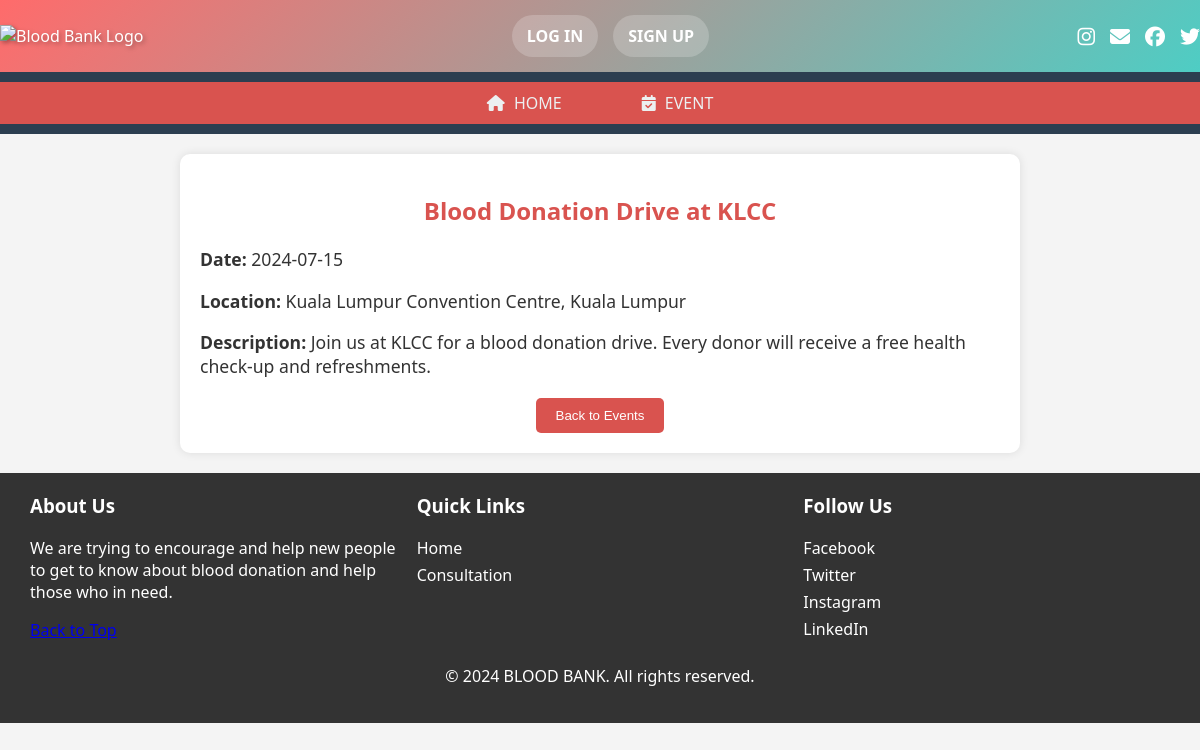
Page /eventDetails.php?id=41 on the committed database.
### tables this page shows
CREATE TABLE `donation_events` (
  `id` int(11) NOT NULL,
  `event_name` varchar(255) NOT NULL,
  `date` date NOT NULL,
  `location` varchar(255) NOT NULL,
  `description` text DEFAULT NULL,
  `Doctor_Email` varchar(255) NOT NULL
);

### eventDetails.php (the view, shortened to what this page needs)
<?php include 'connectDB.php' ?>
<!DOCTYPE html>
<html lang="en">
<head>
    <link rel="stylesheet" href="https://cdnjs.cloudflare.com/ajax/libs/font-awesome/5.15.3/css/all.min.css">
</head>
<body>
    <?php include 'header.php'; ?>
    <div class="event-details">
        <?php
        if (isset($_GET['id'])) {
            $event_id = $_GET['id'];
            $sql = "SELECT * FROM donation_events WHERE id = ?";
            $stmt = $conn->prepare($sql);
            $stmt->bind_param("i", $event_id);
            $stmt->execute();
            $result = $stmt->get_result();
            if ($result->num_rows > 0) {
                $row = $result->fetch_assoc();
                echo "<h2>" . htmlspecialchars($row['event_name']) . "</h2>";
                echo "<p><strong>Date:</strong> " . htmlspecialchars($row['date']) . "</p>";
                echo "<p><strong>Location:</strong> " . htmlspecialchars($row['location']) . "</p>";
                echo "<p><strong>Description:</strong> " . htmlspecialchars($row['description']) . "</p>";
            } else {
                echo "<p>No event found</p>";
            }
        } else {
            echo "<p>Invalid event ID</p>";
        }
        ?>
        <a href="event.php"><button>Back to Events</button></a>
    </div>
    <?php include 'footer.php'; ?>
</body>
</html>

### eventDetails.php (style rules this page uses)
body { font-family: Arial, sans-serif; margin: 0; padding: 0; background-color: #f4f4f4; color: #333; }
.event-details { padding: 20px; background-color: white; max-width: 800px; margin: 20px auto; border-radius: 10px; box-shadow: 0 0 10px rgba(0, 0, 0, 0.1); }
.event-details h2 { color: #d9534f; text-align: center; margin-bottom: 20px; }
.event-details p { font-size: 1.1em; margin-bottom: 10px; }
.event-details button { background-color: #d9534f; color: white; border: none; padding: 10px 20px; cursor: pointer; border-radius: 5px; display: block; margin: 20px auto 0; }
.event-details a { text-decoration: none; color: white; }

### header.php (style rules this page uses)
.bb-header-wrapper { font-family: 'Segoe UI', Tahoma, Geneva, Verdana, sans-serif; margin: 0; padding: 0; }

### footer.php (style rules this page uses)
body { font-family: Arial, sans-serif; margin: 0; padding: 0; }

### rows in the picture
donation_events: event_name "Blood Donation Drive at KLCC", date "2024-07-15", location "Kuala Lumpur Convention Centre, Kuala Lumpur", description "Join us at KLCC for a blood donation drive. Every donor will receive a free health check-up and refreshments."
